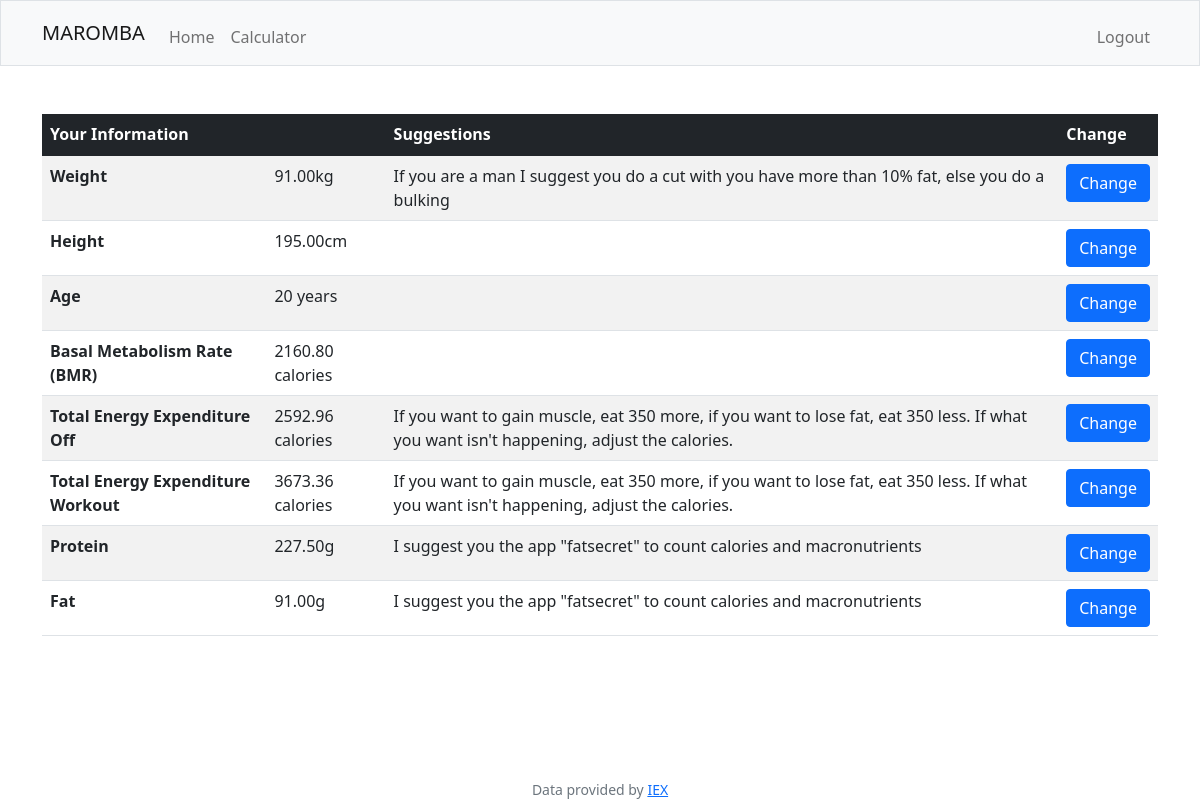
Before: / (signed in) with the older database file.
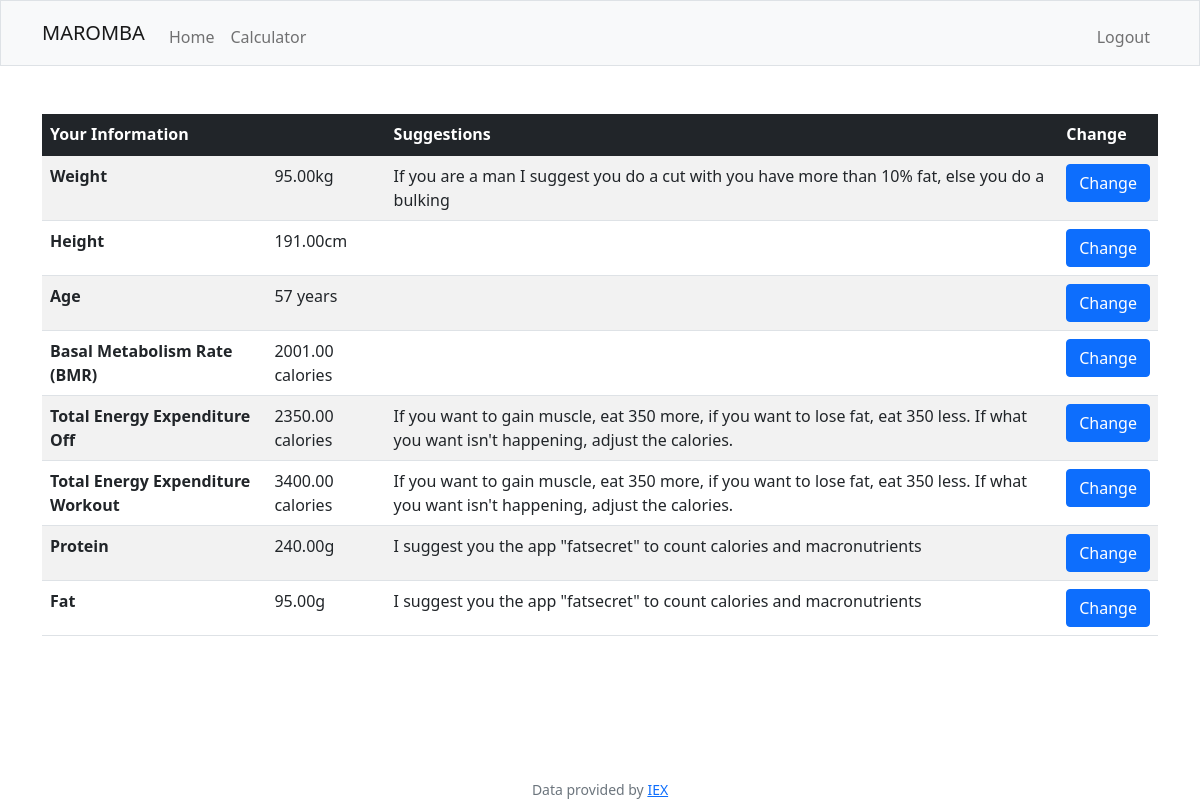
After: the same page with the newer database file.
### app/models/tables.py (models this page shows, shortened)
class Info(db.Model, UserMixin):
    __tablename__ = "infos"
    id = db.Column(db.Integer, primary_key=True, unique=True, nullable=False)
    height = db.Column(db.Float, nullable=False)
    weight = db.Column(db.Float, nullable=False)
    age = db.Column(db.Integer, nullable=False)
    gender = db.Column(db.String(1), nullable=False)
    tmb = db.Column(db.Integer, nullable=False)
    get_workout = db.Column(db.Integer, nullable=False)
    get_off = db.Column(db.Integer, nullable=False)
    protein = db.Column(db.Float, nullable=False)
    fat = db.Column(db.Float, nullable=False)
    user_id = db.Column(db.Integer, db.ForeignKey("users.id"), unique=True, nullable=False)
    user = db.relationship("User", foreign_keys=user_id)

### app/controllers/default.py (the view, shortened to what this page needs)
@app.route("/", methods=["GET", "POST"])
@login_required
def index():
    user_info = Info.query.filter_by(user_id=current_user.id).first()
    return render_template("index.html", info=user_info)

### app/controllers/default.py (called while the page is built)
@lm.user_loader
def load_user(id):
    return User.query.filter_by(id=id).first()

### app/models/tables.py (called while the page is built)
    @property
    def is_authenticated(self):
        return True

### app/templates/index.html (shortened to what this page needs)
{% extends "layout.html" %}
{% block main %}
    <table class="table table-striped text-start">
        <thead class="table-dark">
            <tr>
                <th scope="col">Your Information</th>
                <th scope="col"></th>
                <th scope="col">Suggestions</th>
                <th scope="col">Change</th>
            </tr>
        </thead>
        {% if info %}
            <tbody>
                <tr>
                    <th scope="row">Weight</th>
                    <td>{{ "%.2f"|format(info.weight) }}kg</td>
                    <td>If you are a man I suggest you do a cut with you have more than 10% fat, else you do a bulking</td>
                    <td id='change_weight'><button type="button" class="btn btn-primary" id="button_weight">Change</button></td>
                </tr>
                <tr>
                    <th scope="row">Height</th>
                    <td>{{ "%.2f"|format(info.height) }}cm</td>
                    <td></td>
                    <td id='change_height'><button type="button" class="btn btn-primary" id="button_height">Change</button></td>
                </tr>
                <tr>
                    <th scope="row">Age</th>
                    <td>{{ info.age }} years</td>
                    <td></td>
                    <td id='change_age'><button type="button" class="btn btn-primary" id="button_age">Change</button></td>
                </tr>
                <tr>
                    <th scope="row">Basal Metabolism Rate (BMR)</th>
                    <td>{{ "%.2f"|format(info.tmb) }} calories</td>
                    <td></td>
                    <td id='change_tmb'><button type="button" class="btn btn-primary" id="button_tmb">Change</button></td>
                </tr>
                <tr>
                    <th scope="row">Total Energy Expenditure Off</th>
                    <td>{{ "%.2f"|format(info.get_off) }} calories</td>
                    <td>If you want to gain muscle, eat 350 more, if you want to lose fat, eat 350 less. If what you want isn't happening, adjust the calories.</td>
                    <td id='change_get_off'><button type="button" class="btn btn-primary" id="button_get_off">Change</button></td>
                </tr>
                <tr>
                    <th scope="row">Total Energy Expenditure Workout</th>
                    <td>{{ "%.2f"|format(info.get_workout) }} calories</td>
                    <td>If you want to gain muscle, eat 350 more, if you want to lose fat, eat 350 less. If what you want isn't happening, adjust the calories.</td>
                    <td id='change_get_workout'><button type="button" class="btn btn-primary" id="button_get_workout">Change</button></td>
                </tr>
                <tr>
                    <th scope="row">Protein</th>
                    <td>{{ "%.2f"|format(info.protein) }}g</td>
                    <td>I suggest you the app "fatsecret" to count calories and macronutrients</td>
                    <td id='change_protein'><button type="button" class="btn btn-primary" id="button_protein">Change</button></td>
                </tr>
                <tr>
                    <th scope="row">Fat</th>
                    <td>{{ "%.2f"|format(info.fat) }}g</td>
                    <td>I suggest you the app "fatsecret" to count calories and macronutrients</td>
                    <td id='change_fat'><button type="button" class="btn btn-primary" id="button_fat">Change</button></td>
                </tr>
            </tbody>
        {% else %}
            <h1>Go to calculator first</h1>
        {% endif %}
    </table>
{% endblock %}

### app/templates/layout.html (shortened to what this page needs)
<!DOCTYPE html>
<html lang="pt-br">
    <head>
        <link href="https://cdn.jsdelivr.net/npm/bootstrap@5.1.3/dist/css/bootstrap.min.css" rel="stylesheet">
        <link href="{{ url_for('static', filename='styles.css')}} " rel="stylesheet">
    </head>
    <body>
        <nav class="bg-light border navbar navbar-expand-md navbar-light">
            <div class="container">
                <a class="navbar-brand" href="/">MAROMBA</a>
                <div class="collapse navbar-collapse" id="navbar">
                    {% if current_user.is_authenticated %}
                        <ul class="navbar-nav me-auto mt-2">
                            <li class="nav-item"><a class="nav-link" href="/">Home</a></li>
                            <li class="nav-item"><a class="nav-link" href="/calculator">Calculator</a></li>
                        </ul>
                        <ul class="navbar-nav ms-auto mt-2">
                            <li class="nav-item"><a class="nav-link" href="/logout">Logout</a></li>
                        </ul>
                    {% else %}
                        <ul class="navbar-nav ms-auto mt-2">
                            <li class="nav-item"><a class="nav-link" href="/register">Register</a></li>
                            <li class="nav-item"><a class="nav-link" href="/login">Login</a></li>
                        </ul>
                    {% endif %}
                </div>
            </div>
        </nav>
        <main class="container py-5 text-center">
            {% block main %}{% endblock %}
        </main>
        <footer class="container fixed-bottom small text-center text-muted">
            Data provided by <a href="https://iexcloud.io/">IEX</a>
        </footer>
    </body>
</html>

Changed rows visible on the page:
removed Info: weight "91.00", height "195.00", age "20", tmb "2160.80", get_off "2592.96", get_workout "3673.36", protein "227.50", fat "91.00"
added Info: weight "95.00", height "191.00", age "57", tmb "2001.00", get_off "2350.00", get_workout "3400.00", protein "240.00", fat "95.00"
